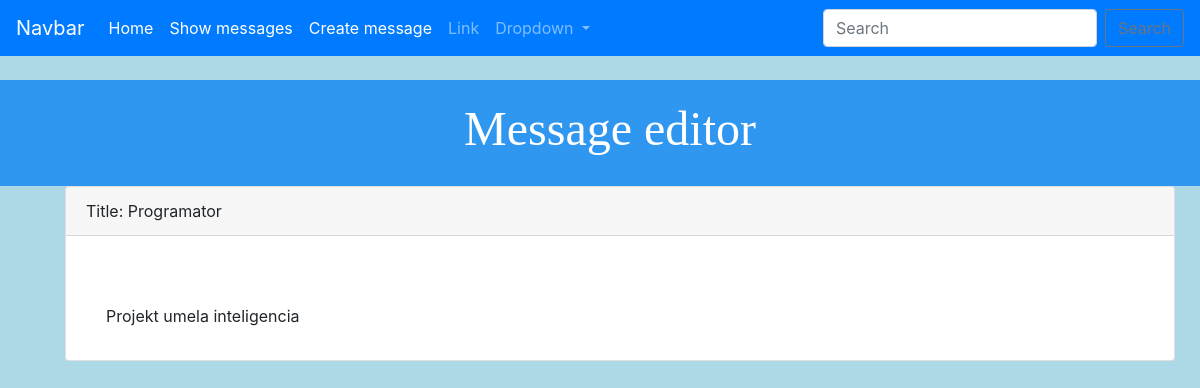
Before: /message_editor/show_message/3 with the older database file.
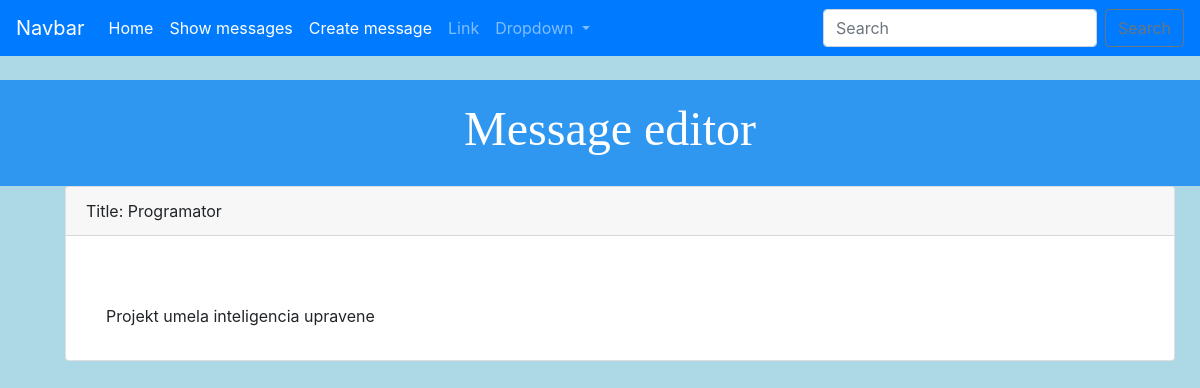
After: the same page with the newer database file.
### message_editor/models.py (models this page shows, shortened)
class Message(models.Model):
    id = models.PositiveIntegerField(primary_key=True)
    userId = models.IntegerField()
    title = models.CharField(max_length=200)
    body = models.CharField(max_length=200)

### message_editor/views.py (the view)
# urls.py: path('show_message/<id>', views.show_message, name='show-message'),
def show_message(request, id):
    message = Message.objects.get(pk = id)
    return render(request, 'message_editor/show_message.html', {'message': message})

### message_editor/templates/message_editor/show_message.html (shortened to what this page needs)
{% extends 'message_editor/base.html' %}
{% block content %}
<div class = "card">
	<div class = "card-header">
		Title: {{message.title }}
		</div>
	<div class ="card-body">
	</div>
<p class = card-text>
<ul>
	        {{ message.body }}
			</ul>
</p>
</div>
{% endblock %}

Changed rows visible on the page:
changed Message "Programator": body "Projekt umela inteligencia" → "Projekt umela inteligencia upravene"
